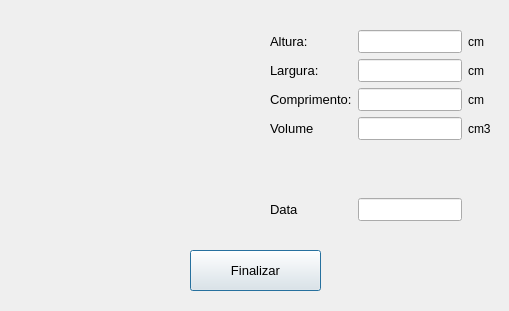
<?xml version="1.0" encoding="UTF-8"?>
<ui version="4.0">
 <class>Dialog</class>
 <widget class="QDialog" name="Dialog">
  <property name="geometry">
   <rect>
    <x>0</x>
    <y>0</y>
    <width>509</width>
    <height>311</height>
   </rect>
  </property>
  <property name="windowTitle">
   <string>Dialog</string>
  </property>
  <widget class="QLabel" name="image">
   <property name="geometry">
    <rect>
     <x>20</x>
     <y>30</y>
     <width>231</width>
     <height>191</height>
    </rect>
   </property>
   <property name="styleSheet">
    <string notr="true"/>
   </property>
   <property name="text">
    <string/>
   </property>
   <property name="pixmap">
    <pixmap>:/newPrefix/caixa.png</pixmap>
   </property>
  </widget>
  <widget class="QPushButton" name="finalizarButton">
   <property name="geometry">
    <rect>
     <x>190</x>
     <y>250</y>
     <width>131</width>
     <height>41</height>
    </rect>
   </property>
   <property name="font">
    <font>
     <family>Arial</family>
     <pointsize>10</pointsize>
    </font>
   </property>
   <property name="text">
    <string>Finalizar</string>
   </property>
  </widget>
  <widget class="QWidget" name="layoutWidget">
   <property name="geometry">
    <rect>
     <x>270</x>
     <y>30</y>
     <width>221</width>
     <height>191</height>
    </rect>
   </property>
   <layout class="QGridLayout" name="gridLayout">
    <item row="4" column="1">
     <spacer name="verticalSpacer">
      <property name="orientation">
       <enum>Qt::Vertical</enum>
      </property>
      <property name="sizeHint" stdset="0">
       <size>
        <width>20</width>
        <height>40</height>
       </size>
      </property>
     </spacer>
    </item>
    <item row="5" column="0">
     <widget class="QLabel" name="label_6">
      <property name="font">
       <font>
        <family>Arial</family>
        <pointsize>10</pointsize>
       </font>
      </property>
      <property name="text">
       <string>Data</string>
      </property>
     </widget>
    </item>
    <item row="0" column="1">
     <widget class="QLineEdit" name="alturaText">
      <property name="font">
       <font>
        <family>Arial</family>
        <pointsize>10</pointsize>
       </font>
      </property>
     </widget>
    </item>
    <item row="1" column="0">
     <widget class="QLabel" name="label_3">
      <property name="font">
       <font>
        <family>Arial</family>
        <pointsize>10</pointsize>
       </font>
      </property>
      <property name="text">
       <string>Largura:</string>
      </property>
     </widget>
    </item>
    <item row="2" column="1">
     <widget class="QLineEdit" name="comprimentoText">
      <property name="font">
       <font>
        <family>Arial</family>
        <pointsize>10</pointsize>
       </font>
      </property>
     </widget>
    </item>
    <item row="3" column="0">
     <widget class="QLabel" name="label_5">
      <property name="font">
       <font>
        <family>Arial</family>
        <pointsize>10</pointsize>
       </font>
      </property>
      <property name="text">
       <string>Volume</string>
      </property>
     </widget>
    </item>
    <item row="3" column="1">
     <widget class="QLineEdit" name="volumeText">
      <property name="font">
       <font>
        <family>Arial</family>
        <pointsize>10</pointsize>
       </font>
      </property>
     </widget>
    </item>
    <item row="0" column="0">
     <widget class="QLabel" name="label">
      <property name="font">
       <font>
        <family>Arial</family>
        <pointsize>10</pointsize>
       </font>
      </property>
      <property name="text">
       <string>Altura:</string>
      </property>
     </widget>
    </item>
    <item row="1" column="1">
     <widget class="QLineEdit" name="larguraText">
      <property name="font">
       <font>
        <family>Arial</family>
        <pointsize>10</pointsize>
       </font>
      </property>
     </widget>
    </item>
    <item row="2" column="0">
     <widget class="QLabel" name="label_4">
      <property name="font">
       <font>
        <family>Arial</family>
        <pointsize>10</pointsize>
       </font>
      </property>
      <property name="text">
       <string>Comprimento:</string>
      </property>
     </widget>
    </item>
    <item row="0" column="2">
     <widget class="QLabel" name="label_7">
      <property name="text">
       <string>cm</string>
      </property>
     </widget>
    </item>
    <item row="1" column="2">
     <widget class="QLabel" name="label_8">
      <property name="text">
       <string>cm</string>
      </property>
     </widget>
    </item>
    <item row="2" column="2">
     <widget class="QLabel" name="label_9">
      <property name="text">
       <string>cm</string>
      </property>
     </widget>
    </item>
    <item row="3" column="2">
     <widget class="QLabel" name="label_10">
      <property name="text">
       <string>cm3</string>
      </property>
     </widget>
    </item>
    <item row="5" column="1">
     <widget class="QLineEdit" name="dataText">
      <property name="font">
       <font>
        <family>Arial</family>
        <pointsize>10</pointsize>
       </font>
      </property>
     </widget>
    </item>
   </layout>
  </widget>
 </widget>
 <resources>
  <include location="imagem.qrc"/>
 </resources>
 <connections/>
</ui>
